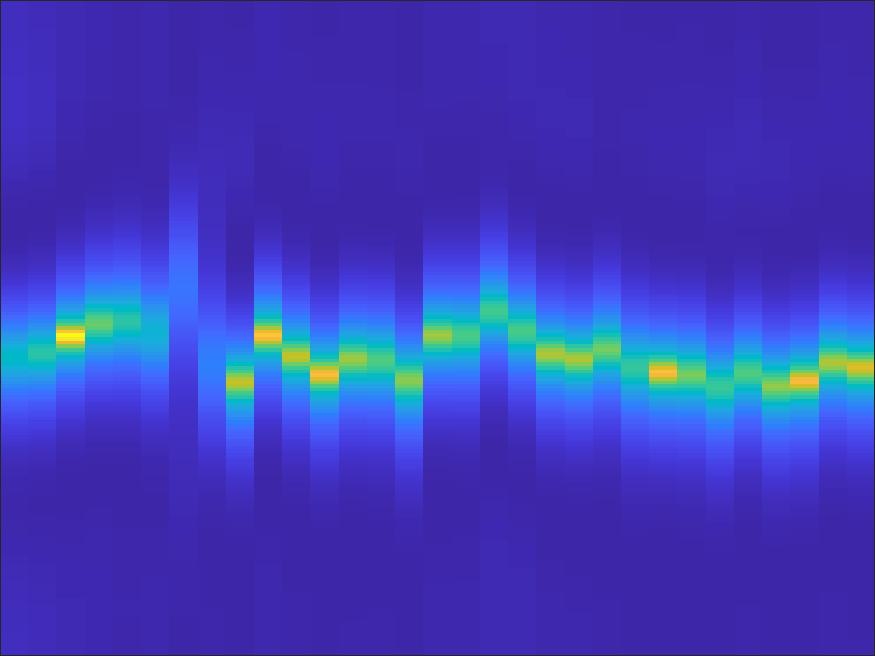
#> input picture pic/h/a108.jpg, 875 x 656 px; its folder holds 3 pictures in this run
$ python merge_RGB.py   (older library calls are emulated)
#> lines starting #> are read from the running program, lines starting #| are printed output that depends on the picture; pictures that were not available may be replaced by others from this repository, and a replacement may not be noted
import os
from PIL import Image
import numpy as np

classes = ['h','hq','q','qh','qy','qz','y','yz','z','zy']
source_imgs_dir='./pic'
target_imgs_dir='./data'
# 三张图的RGB融合的比例
adv_bili = [1, 1, 1]
train_test_rate = 0.9


if not os.path.exists(target_imgs_dir):
    os.mkdir(target_imgs_dir)
if not os.path.exists(os.path.join(target_imgs_dir,"train")):
    os.mkdir(os.path.join(target_imgs_dir,"train"))
if not os.path.exists(os.path.join(target_imgs_dir,"test")):
    os.mkdir(os.path.join(target_imgs_dir,"test"))


for file_set in os.listdir(source_imgs_dir):
    temp_dir = source_imgs_dir + '/' + file_set
    tar_dir = target_imgs_dir + '/train/' + file_set
    if not os.path.exists(tar_dir):
        os.mkdir(tar_dir)
    tar_dir = target_imgs_dir + '/test/' + file_set
    if not os.path.exists(tar_dir):
        os.mkdir(tar_dir)
    print(f"processing: {file_set}")
    len_t = len(os.listdir(temp_dir)) // 3
    # print(len_t)
    for i, file in enumerate(os.listdir(temp_dir)):
        if not 'a' in file:
            continue
        file1 = file
        file2 = file.replace('a','d')
        file3 = file.replace('a','v')
        im1 = Image.open(temp_dir + '/' + file1)
#> im1 is the input picture: PIL image 875x656 RGB; mean R, G, B 62, 61.2, 186.1
        im2 = Image.open(temp_dir + '/' + file2)
        im3 = Image.open(temp_dir + '/' + file3)
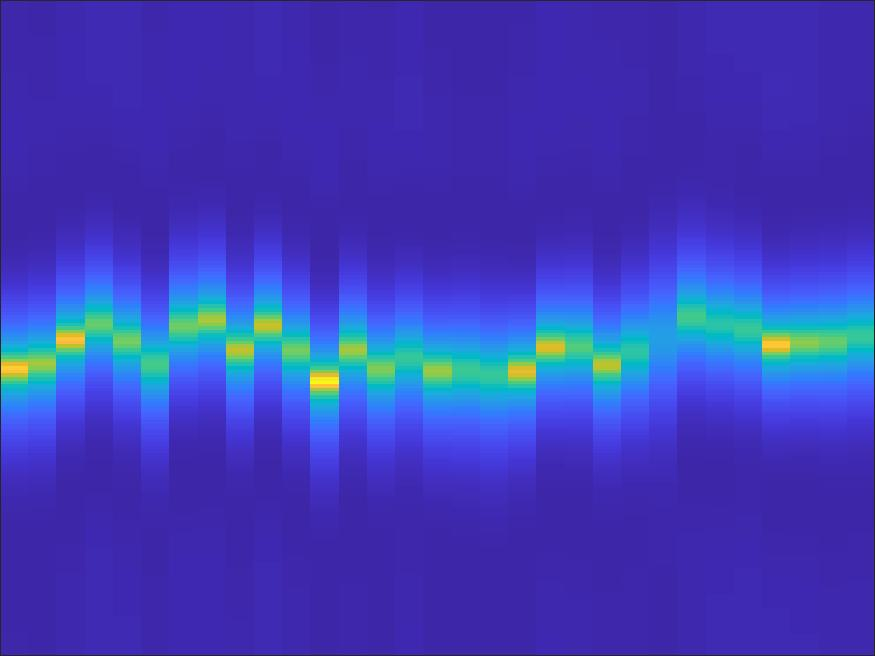
#> input picture pic/h/a109.jpg, 875 x 656 px, given in place of v108.jpg, which was not available
#> im3 is the input picture: PIL image 875x656 RGB; mean R, G, B 61.8, 61.2, 185.4

        a = int(adv_bili[0])
        d = int(adv_bili[1])
        v = int(adv_bili[2])
        out1 = np.array(im1.resize((512, 512), Image.ANTIALIAS)) * a
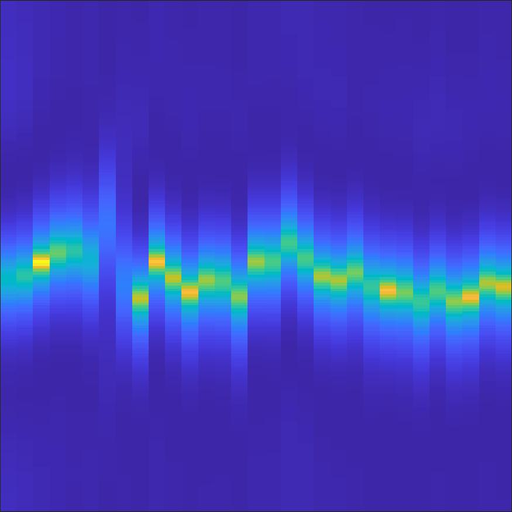
#> out1: shape (512, 512, 3); mean R, G, B 62, 61.2, 186.2
        out2 = np.array(im2.resize((512, 512), Image.ANTIALIAS)) * d
        out3 = np.array(im3.resize((512, 512), Image.ANTIALIAS)) * v
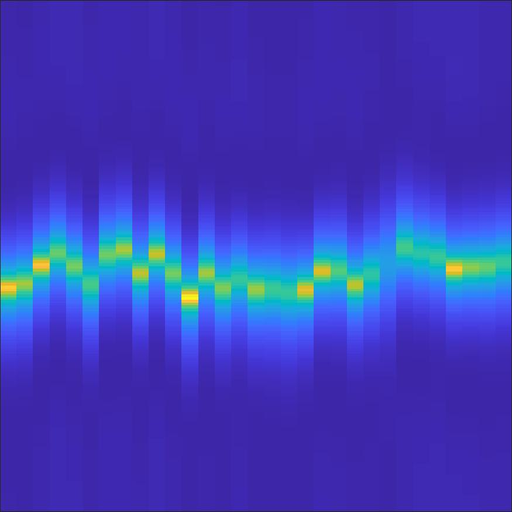
#> out3: shape (512, 512, 3); mean R, G, B 61.8, 61.2, 185.4
        out = np.add(out1, np.add(out2, out3))
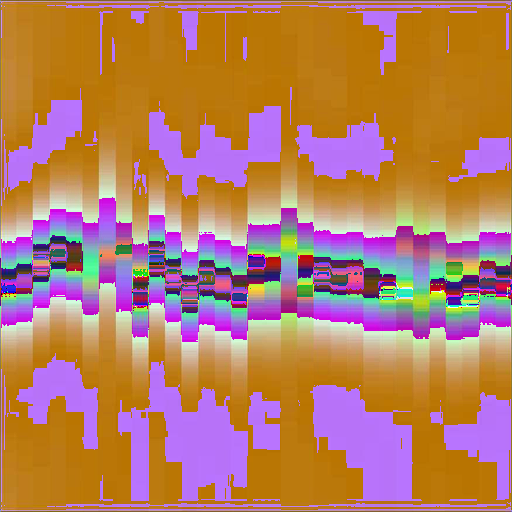
#> out: shape (512, 512, 3); mean R, G, B 180.7, 125.8, 100.8
        out = out // (a + d + v)
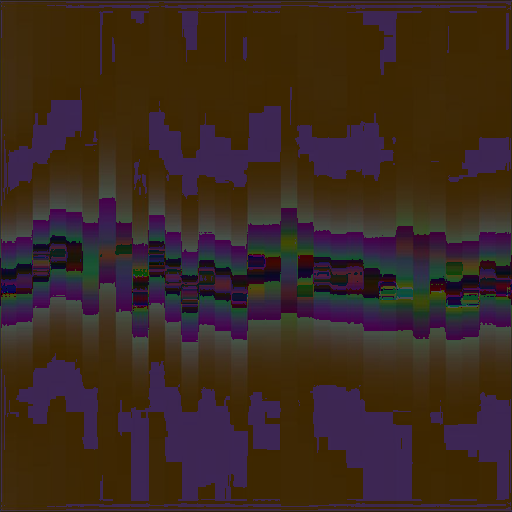
#> out: shape (512, 512, 3); mean R, G, B 59.9, 41.6, 33.2
#> (the run stopped early here; a loop or call above may not have finished)
